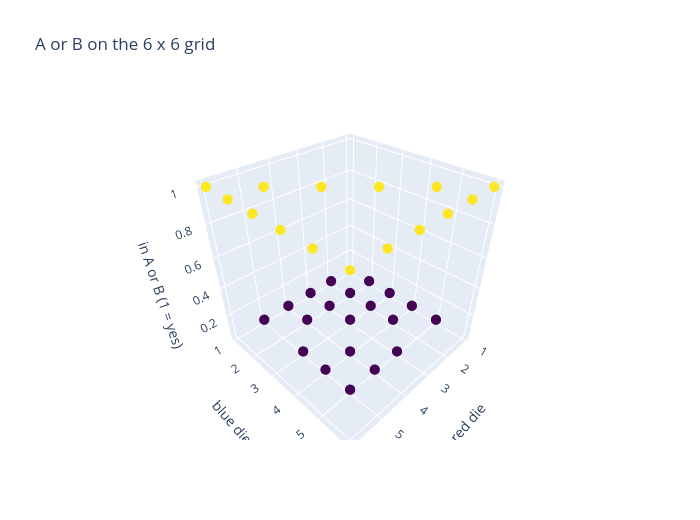

Source (notebook cell):
### Markdown cell above
### 8.2 Interactive Plotly version
Rotate the bars and hover to see which outcomes belong to $A\cup B$ (height 1).

### Code cell
xs = [r for r, b in S]; ys = [b for r, b in S]
zs = [1 if (r, b) in (A | B) else 0.05 for r, b in S]
fig = go.Figure(go.Scatter3d(x=xs, y=ys, z=zs, mode="markers", marker=dict(size=6, color=zs, colorscale="Viridis"),
                             text=[f"({r},{b}) sum {r + b}" for r, b in S], hoverinfo="text"))
fig.update_layout(title="A or B on the 6 x 6 grid", width=700, height=520, scene=dict(xaxis_title="red die", yaxis_title="blue die", zaxis_title="in A or B (1 = yes)"))
fig.show()

### Figure 1 — Plotly figure (JSON) as saved in the notebook; plotly's stock layout.template omitted (floating-point values rounded to 4 significant figures)
{"data": [{"hoverinfo": "text", "marker": {"color": [0.05, 0.05, 0.05, 0.05, 0.05, 1, 0.05, 0.05, 0.05, 0.05, 1, 1, 0.05, 0.05, 0.05, 1, 0.05, 1, 0.05, 0.05, 1, 0.05, 0.05, 1, 0.05, 1, 0.05, 0.05, 0.05, 1, 1, 1, 1, 1, 1, 1], "colorscale": [[0.0, "#440154"], [0.1111, "#482878"], [0.2222, "#3e4989"], [0.3333, "#31688e"], [0.4444, "#26828e"], [0.5556, "#1f9e89"], [0.6667, "#35b779"], [0.7778, "#6ece58"], [0.8889, "#b5de2b"], [1.0, "#fde725"]], "size": 6}, "mode": "markers", "text": ["(1,1) sum 2", "(1,2) sum 3", "(1,3) sum 4", "(1,4) sum 5", "(1,5) sum 6", "(1,6) sum 7", "(2,1) sum 3", "(2,2) sum 4", "(2,3) sum 5", "(2,4) sum 6", "(2,5) sum 7", "(2,6) sum 8", "(3,1) sum 4", "(3,2) sum 5", "(3,3) sum 6", "(3,4) sum 7", "(3,5) sum 8", "(3,6) sum 9", "(4,1) sum 5", "(4,2) sum 6", "(4,3) sum 7", "(4,4) sum 8", "(4,5) sum 9", "(4,6) sum 10", "(5,1) sum 6", "(5,2) sum 7", "(5,3) sum 8", "(5,4) sum 9", "(5,5) sum 10", "(5,6) sum 11", "(6,1) sum 7", "(6,2) sum 8", "(6,3) sum 9", "(6,4) sum 10", "(6,5) sum 11", "(6,6) sum 12"], "type": "scatter3d", "x": [1, 1, 1, 1, 1, 1, 2, 2, 2, 2, 2, 2, 3, 3, 3, 3, 3, 3, 4, 4, 4, 4, 4, 4, 5, 5, 5, 5, 5, 5, 6, 6, 6, 6, 6, 6], "y": [1, 2, 3, 4, 5, 6, 1, 2, 3, 4, 5, 6, 1, 2, 3, 4, 5, 6, 1, 2, 3, 4, 5, 6, 1, 2, 3, 4, 5, 6, 1, 2, 3, 4, 5, 6], "z": [0.05, 0.05, 0.05, 0.05, 0.05, 1, 0.05, 0.05, 0.05, 0.05, 1, 1, 0.05, 0.05, 0.05, 1, 0.05, 1, 0.05, 0.05, 1, 0.05, 0.05, 1, 0.05, 1, 0.05, 0.05, 0.05, 1, 1, 1, 1, 1, 1, 1]}], "layout": {"height": 520, "scene": {"xaxis": {"title": {"text": "red die"}}, "yaxis": {"title": {"text": "blue die"}}, "zaxis": {"title": {"text": "in A or B (1 = yes)"}}}, "title": {"text": "A or B on the 6 x 6 grid"}, "width": 700}}
